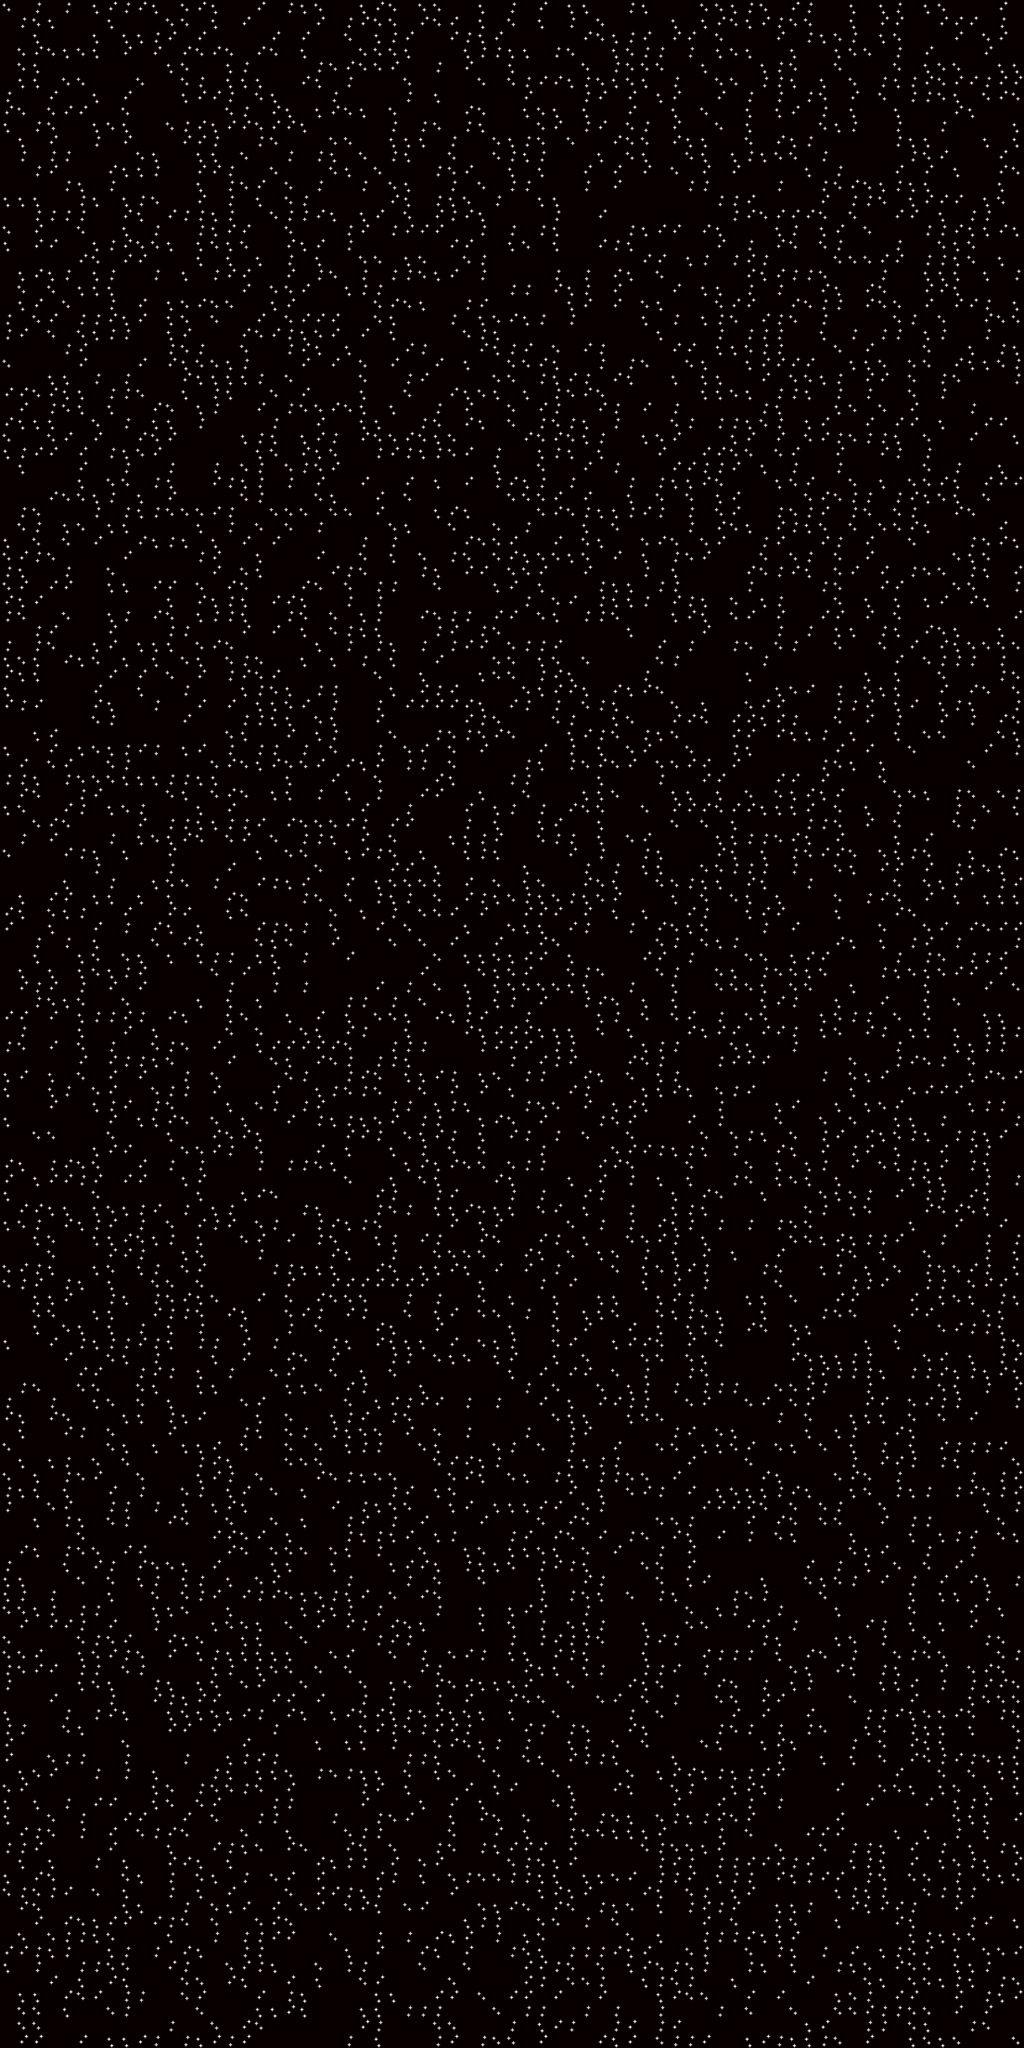

Rendered tile map (Tiled .tmx) drawn with the repository's tilesets; below, a short description and the map source with its tile grids summarised:
An orthogonal 69x138 tile map with 16x16 px tiles, 1 tile layer (Background) and 77 objects.

<map version="1.0" orientation="orthogonal" renderorder="right-down" width="69" height="138" tilewidth="16" tileheight="16" nextobjectid="1237">
 <tileset firstgid="1" name="backgroundTileset" tilewidth="16" tileheight="16" tilecount="16" columns="4">
  <image source="backgroundTileset.png" width="64" height="64" />
 </tileset>
 <layer name="Background" width="69" height="138">
  <data>[9522 cells, 9522 non-empty, 8 distinct tile ids]</data>
 </layer>
 <objectgroup name="NextLevel">
  <object id="1140" x="512" y="2208" width="16" height="16" />
  <object id="1142" x="528" y="2208" width="16" height="16" />
  <object id="1143" x="544" y="2208" width="16" height="16" />
  <object id="1144" x="496" y="2208" width="16" height="16" />
  <object id="1145" x="560" y="2208" width="16" height="16" />
  <object id="1146" x="576" y="2208" width="16" height="16" />
  <object id="1147" x="592" y="2208" width="16" height="16" />
  <object id="1148" x="608" y="2208" width="16" height="16" />
  <object id="1149" x="480" y="2208" width="16" height="16" />
  <object id="1150" x="464" y="2208" width="16" height="16" />
  <object id="1151" x="448" y="2208" width="16" height="16" />
  <object id="1152" x="688" y="2208" width="16" height="16" />
  <object id="1153" x="704" y="2208" width="16" height="16" />
  <object id="1154" x="720" y="2208" width="16" height="16" />
  <object id="1155" x="672" y="2208" width="16" height="16" />
  <object id="1156" x="736" y="2208" width="16" height="16" />
  <object id="1157" x="752" y="2208" width="16" height="16" />
  <object id="1158" x="768" y="2208" width="16" height="16" />
  <object id="1159" x="784" y="2208" width="16" height="16" />
  <object id="1160" x="656" y="2208" width="16" height="16" />
  <object id="1161" x="640" y="2208" width="16" height="16" />
  <object id="1162" x="624" y="2208" width="16" height="16" />
  <object id="1175" x="336" y="2208" width="16" height="16" />
  <object id="1176" x="352" y="2208" width="16" height="16" />
  <object id="1177" x="368" y="2208" width="16" height="16" />
  <object id="1178" x="320" y="2208" width="16" height="16" />
  <object id="1179" x="384" y="2208" width="16" height="16" />
  <object id="1180" x="400" y="2208" width="16" height="16" />
  <object id="1181" x="416" y="2208" width="16" height="16" />
  <object id="1182" x="432" y="2208" width="16" height="16" />
  <object id="1183" x="304" y="2208" width="16" height="16" />
  <object id="1184" x="288" y="2208" width="16" height="16" />
  <object id="1185" x="272" y="2208" width="16" height="16" />
  <object id="1186" x="48" y="2208" width="16" height="16" />
  <object id="1187" x="0" y="2208" width="16" height="16" />
  <object id="1188" x="-32" y="2208" width="16" height="16" />
  <object id="1189" x="64" y="2208" width="16" height="16" />
  <object id="1190" x="32" y="2208" width="16" height="16" />
  <object id="1191" x="256" y="2208" width="16" height="16" />
  <object id="1192" x="-48" y="2208" width="16" height="16" />
  <object id="1193" x="208" y="2208" width="16" height="16" />
  <object id="1194" x="144" y="2208" width="16" height="16" />
  <object id="1195" x="160" y="2208" width="16" height="16" />
  <object id="1196" x="112" y="2208" width="16" height="16" />
  <object id="1197" x="176" y="2208" width="16" height="16" />
  <object id="1198" x="16" y="2208" width="16" height="16" />
  <object id="1199" x="96" y="2208" width="16" height="16" />
  <object id="1200" x="240" y="2208" width="16" height="16" />
  <object id="1201" x="-16" y="2208" width="16" height="16" />
  <object id="1202" x="-64" y="2208" width="16" height="16" />
  <object id="1203" x="192" y="2208" width="16" height="16" />
  <object id="1204" x="128" y="2208" width="16" height="16" />
  <object id="1205" x="224" y="2208" width="16" height="16" />
  <object id="1206" x="80" y="2208" width="16" height="16" />
  <object id="1207" x="912" y="2208" width="16" height="16" />
  <object id="1208" x="864" y="2208" width="16" height="16" />
  <object id="1209" x="832" y="2208" width="16" height="16" />
  <object id="1210" x="928" y="2208" width="16" height="16" />
  <object id="1211" x="896" y="2208" width="16" height="16" />
  <object id="1212" x="1120" y="2208" width="16" height="16" />
  <object id="1213" x="816" y="2208" width="16" height="16" />
  <object id="1214" x="1072" y="2208" width="16" height="16" />
  <object id="1215" x="1008" y="2208" width="16" height="16" />
  <object id="1216" x="1024" y="2208" width="16" height="16" />
  <object id="1217" x="976" y="2208" width="16" height="16" />
  <object id="1218" x="1040" y="2208" width="16" height="16" />
  <object id="1219" x="880" y="2208" width="16" height="16" />
  <object id="1220" x="960" y="2208" width="16" height="16" />
  <object id="1221" x="1104" y="2208" width="16" height="16" />
  <object id="1222" x="848" y="2208" width="16" height="16" />
  <object id="1223" x="800" y="2208" width="16" height="16" />
  <object id="1224" x="1056" y="2208" width="16" height="16" />
  <object id="1225" x="992" y="2208" width="16" height="16" />
  <object id="1226" x="1088" y="2208" width="16" height="16" />
  <object id="1227" x="944" y="2208" width="16" height="16" />
 </objectgroup>
 <objectgroup name="Inanimate">
  <object id="1235" x="-16" y="-16" width="16" height="2224" />
  <object id="1236" x="1104" y="-16" width="16" height="2224" />
 </objectgroup>
</map>
